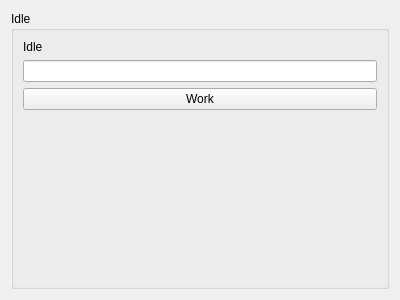
<?xml version="1.0" encoding="UTF-8"?>
<ui version="4.0">
 <class>IdleForm</class>
 <widget class="QWidget" name="IdleForm">
  <property name="geometry">
   <rect>
    <x>0</x>
    <y>0</y>
    <width>400</width>
    <height>300</height>
   </rect>
  </property>
  <property name="windowTitle">
   <string>Ничего не делание</string>
  </property>
  <layout class="QVBoxLayout" name="verticalLayout">
   <item>
    <widget class="QGroupBox" name="groupBox">
     <property name="title">
      <string>Idle</string>
     </property>
     <layout class="QVBoxLayout" name="verticalLayout_2">
      <item>
       <widget class="QLabel" name="label">
        <property name="text">
         <string>Idle</string>
        </property>
       </widget>
      </item>
      <item>
       <widget class="QLineEdit" name="loginLineEdit"/>
      </item>
      <item>
       <widget class="QPushButton" name="pushButton">
        <property name="text">
         <string>Work</string>
        </property>
       </widget>
      </item>
      <item>
       <spacer name="verticalSpacer">
        <property name="orientation">
         <enum>Qt::Vertical</enum>
        </property>
        <property name="sizeHint" stdset="0">
         <size>
          <width>20</width>
          <height>40</height>
         </size>
        </property>
       </spacer>
      </item>
     </layout>
    </widget>
   </item>
  </layout>
 </widget>
 <resources/>
 <connections/>
</ui>
